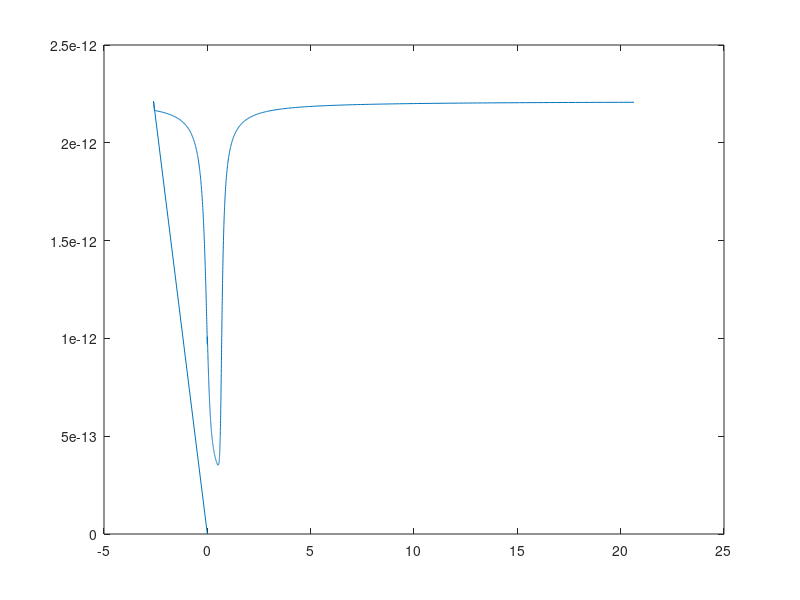
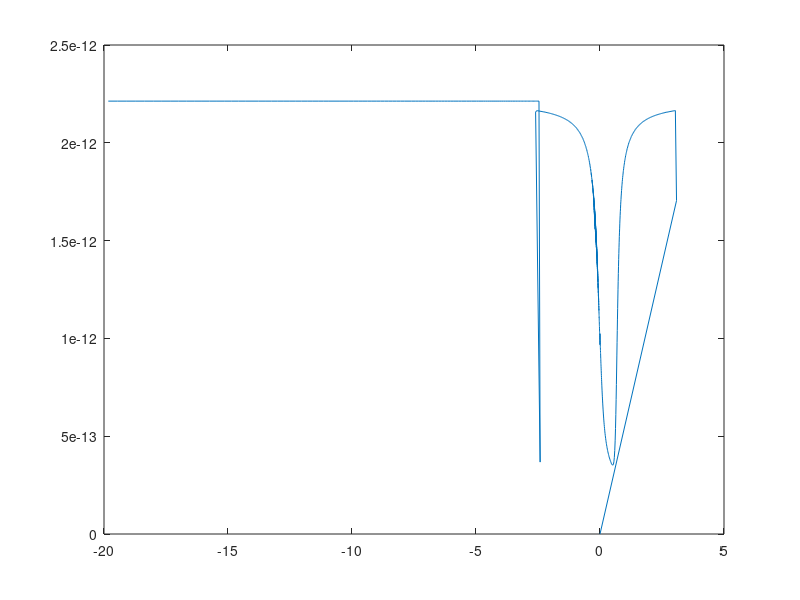

Here is the MATLAB script that generated these plots, in order: (Note: this script raises an error after producing the figures.)
clear;clc
q=1.6022e-19;
Na=1.25e21;
ni=1.18e16;
phiB=0.026*log(Na/ni)-0.0425;
dielectSi=11.9*8.85e-12;
dielectOx=4*8.85e-12;
R=10e-6;
Tox=0.1e-6;
h=100e-6
% charge in Oxide
Qox=0;
% range of fais
range=1050;
fais=zeros(range,1);
electricfield1=zeros(range,7);
electricfield2=zeros(range,7);
%tsv_lf=zeros(range,4);
%tsv_hf=zeros(range,4);
cox=2*pi*dielectOx*h/log(R/(R-Tox));
%%% Parametric study-Radius
Na=[1.25e20,1.25e21,2.5e21,1.25e22,2.5e22]
adjust=[-0.0415,-0.0415,-0.0465,-0.048,-0.050]
for i=1:5
phiB(i)=0.026*log(Na(i)/ni)+adjust(i);
end


for par=1:5    

for i=2:range
% fais range -0.15 to 0.8
fais(i,1)=-0.23+0.001*i;
F=(0.026*1.6022e-19*Na(par)/dielectSi)*((exp(-fais(i)/0.026)+fais(i)/0.026-1)+(ni^2/Na(par)^2)*(exp(fais(i)/0.026)-fais(i)/0.026+1));
E=fais(i)/R+sqrt((fais(i)/R)^2+2*F);
%positive direction for surface voltage
electricfield1(i,2)=fais(i);
if electricfield1(i,2)>0
    electricfield1(i,1)=-E;
else
     electricfield1(i,1)=E;
end
%charge amount
electricfield1(i,3)=2*pi*R*h*dielectSi*electricfield1(i,1);
%voltage on liner
electricfield1(i,4)=-electricfield1(i,3)/cox;
% voltage of TSV
electricfield1(i,5)=electricfield1(i,4)+electricfield1(i,2);
%Cdep
electricfield1(i,6)=abs(electricfield1(i,3)-electricfield1(i-1,3))/0.001;
%Ctsv
electricfield1(i,7)=1/((1/electricfield1(i,6))+(1/cox));
end
figure(1)
plot(electricfield1(:,5),electricfield1(:,7))

%%FOR TSV2
for i=2:range
    %charge on TSV2
    electricfield2(i,3)=Qox-electricfield1(i,3);
    %electric field
    E=electricfield2(i,3)/(2*pi*R*h*dielectSi)
    electricfield2(i,1)=E;
    % voltage of liner
    electricfield2(i,4)=-electricfield2(i,3)/cox;
      for j=2:range-1
        if ((electricfield1(j,1)-E)*(electricfield1(j+1,1)-E)<0)
            %fais=electricfield1(j,2);
            %fais on TSV2
            electricfield2(i,2)=electricfield1(j,2)+(electricfield2(i,3)-electricfield1(j,3))*0.002/(electricfield1(j+1,3)-electricfield1(j-1,3));
            break;
        %else
        %errordlg('error')
        end
      end
% voltage of TSV
electricfield2(i,5)=electricfield2(i,4)+electricfield2(i,2);
%Cdep
electricfield2(i,6)=abs(electricfield2(i,3)-electricfield2(i-1,3))/abs(electricfield2(i,2)-electricfield2(i-1,2));
%Ctsv
electricfield2(i,7)=1/((1/electricfield2(i,6))+(1/cox));
end
figure(2)
plot(electricfield2(:,5),electricfield2(:,7))

%% CV curve for TSV pair
for i=1:range
tsv_total_cap(i,1)=1/((1/electricfield1(i,7))+(1/electricfield2(i,7)));
tsv_total_voltage(i,1)=electricfield1(i,5)-electricfield2(i,5);
end
electricfield1(:,8)=smooth(electricfield1(:,7),10);
electricfield2(:,8)=smooth(electricfield2(:,7),10);
tsv_total_cap(:,2)=smooth(tsv_total_cap(:,1),10);
figure(3)
plot(tsv_total_voltage,tsv_total_cap)
figure(4)
plot(tsv_total_voltage,tsv_total_cap(:,2),tsv_total_voltage,electricfield1(:,7),tsv_total_voltage,electricfield2(:,8))
%% symerical transform
for i=1:range
    if tsv_total_voltage(i)<0
    tsv_lf(i,1)=tsv_total_voltage(i);
    tsv_lf(i,2)=electricfield1(i,7);
    tsv_lf(i,3)=electricfield2(i,8);
    tsv_lf(i,4)=tsv_total_cap(i,2);
    end
end
mat=size(tsv_lf)
for i=mat(1)+1:mat(1)*2
    tsv_lf(i,1)=-tsv_lf(2*mat(1)+1-i,1);
    tsv_lf(i,3)=tsv_lf(2*mat(1)+1-i,2);
    tsv_lf(i,2)=tsv_lf(2*mat(1)+1-i,3);
    tsv_lf(i,4)=tsv_lf(2*mat(1)+1-i,4);
end
plot(tsv_lf(:,1),tsv_lf(:,2),tsv_lf(:,1),tsv_lf(:,3),tsv_lf(:,1),tsv_lf(:,4))

%% HF for TSV1
for i=2:range-1
    if (electricfield1(i,2)-(2*phiB(par)))*(electricfield1(i+1,2)-(2*phiB(par)))<=0
        thresh=i
        break
    end
end
for i=2:range
    if electricfield1(i,2)>electricfield1(thresh,2)
        electricfield1(i,6)=electricfield1(thresh,6);
        electricfield1(i,7)=1/((1/electricfield1(i,6))+(1/cox));
    end
end
figure(1)
plot(electricfield1(:,5),electricfield1(:,7))

%% HF for TSV2
for i=2:range-1
    if (electricfield2(i-1,2)>0)&((electricfield2(i,2)-(2*phiB(par)))*(electricfield2(i+1,2)-(2*phiB(par)))<=0)
        thresh=i
        break
    end
end
for i=2:range
    if electricfield2(i,2)>electricfield2(thresh,2)
        electricfield2(i,6)=electricfield2(thresh,6);
        electricfield2(i,7)=1/((1/electricfield2(i,6))+(1/cox));
    end
end
bench_cap(par)=1/((1/electricfield2(thresh,6))+(1/cox)+(1/cox))
figure(2)
plot(electricfield2(:,5),electricfield2(:,7))
%% CV curve for TSV pair
electricfield1(:,8)=smooth(electricfield1(:,7),10);
electricfield2(:,8)=smooth(electricfield2(:,7),10);
for i=1:range
tsv_total_cap(i,1)=1/((1/electricfield1(i,7))+(1/electricfield2(i,7)));
tsv_total_voltage(i,1)=electricfield1(i,5)-electricfield2(i,5);
end
tsv_total_cap(:,2)=smooth(tsv_total_cap(:,1),10);
figure(3)
plot(tsv_total_voltage,tsv_total_cap)
%% symerical transform
for i=1:range
    if tsv_total_voltage(i)<0
    tsv_hf(i,1)=tsv_total_voltage(i);
    tsv_hf(i,2)=electricfield1(i,7);%take not smoothed data of tsv1 
    tsv_hf(i,3)=electricfield2(i,8);%take smoothed data of tsv2
    tsv_hf(i,4)=tsv_total_cap(i,2);
    end
end
mat=size(tsv_hf)
for i=mat(1)+1:mat(1)*2
    tsv_hf(i,1)=-tsv_hf(2*mat(1)+1-i,1);
    tsv_hf(i,3)=tsv_hf(2*mat(1)+1-i,2);%exchange tsv1 for tsv2 for a continus curve
    tsv_hf(i,2)=tsv_hf(2*mat(1)+1-i,3);
    tsv_hf(i,4)=tsv_hf(2*mat(1)+1-i,4);
end
plot(tsv_hf(:,1),tsv_hf(:,2),tsv_hf(:,1),tsv_hf(:,3),tsv_hf(:,1),tsv_hf(:,4))

para_radius_vol(:,par)=tsv_hf(:,1)
para_radius_cap(:,par)=tsv_hf(:,4)/bench_cap(par)
clear tsv_hf
end
plot(para_radius_vol(:,1),para_radius_cap(:,1),para_radius_vol(:,2),para_radius_cap(:,2),para_radius_vol(:,3),para_radius_cap(:,3),para_radius_vol(:,4),para_radius_cap(:,4),para_radius_vol(:,5),para_radius_cap(:,5))


    

